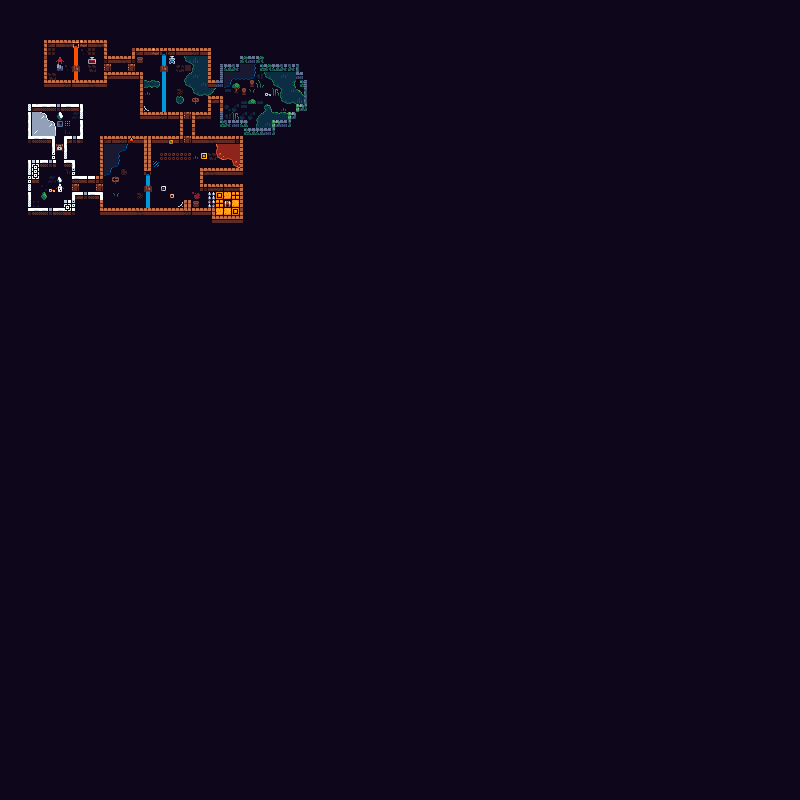

Tiled map render using the project's own tile images. Description and the map definition, with tile-layer contents summarised, below:
An orthogonal 100x100 tile map with 8x8 px tiles, 1 tile layer (Tile Layer 1).

<map version="1.4" tiledversion="1.4.1" orientation="orthogonal" renderorder="right-down" width="100" height="100" tilewidth="8" tileheight="8" infinite="0" nextlayerid="2" nextobjectid="1">
 <tileset firstgid="1" source="tileset.tsx" />
 <layer id="1" name="Tile Layer 1" width="100" height="100">
  <data>[10000 cells, 10000 non-empty, 147 distinct tile ids]</data>
 </layer>
</map>
